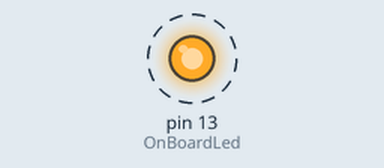
Bench run of a sketch on a simulated Arduino Uno, built with avr-gcc and run on an emulated ATmega328P. Parts: output pins drawn as LEDs (lit = HIGH). Dashed ring = blinking. What the sketch prints to the serial monitor is not drawn.

Above: at 0.5 s.
Timing chart, 0 to 4.6 s (numbered marks = the images above):
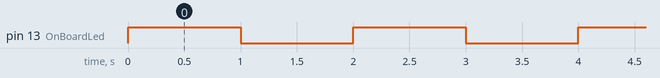

Measured:
- by itself, pin 13 (OnBoardLed): alternates HIGH for 1.0 s and LOW for 1.0 s

The sketch:

IsBoardAlive.ino
```cpp
// IsCardAlive

// Test app to check if device is alive.
// All that app does is blinking on board led and sending repeating text to COM port.
// Purpose of it is as simple as to test if card is not burned.

// Valerij Kozlov
// valiorik@gmail.com
// 2012

int OnBoardLed = 13; // It is on 13th pin

void setup() {

  // setting led
  pinMode(OnBoardLed, OUTPUT);

  // setting serial
  Serial.begin(9600);
  Serial.println("Card test!");
}

void loop() {
  Serial.print("tick_!_");
  digitalWrite(OnBoardLed, HIGH);
  delay(1000);
  Serial.println("tock");
  digitalWrite(OnBoardLed, LOW);
  delay(1000);
}
```
